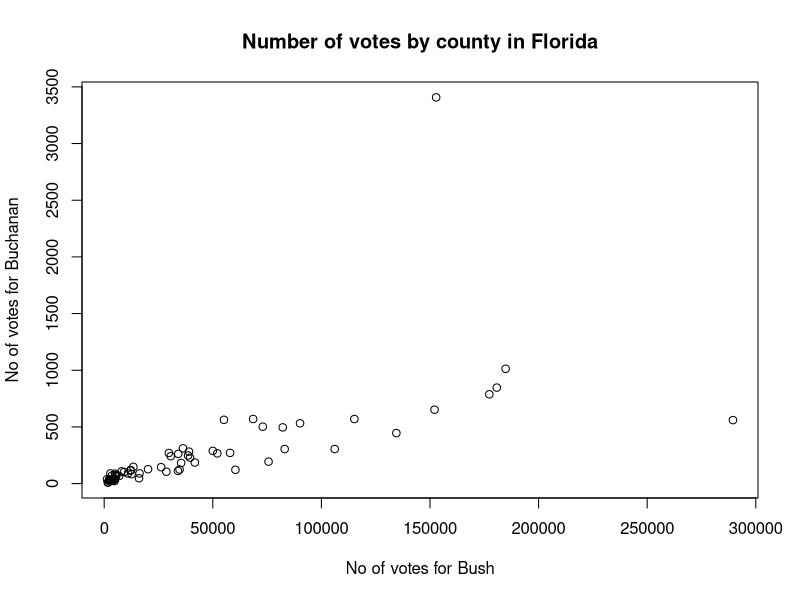
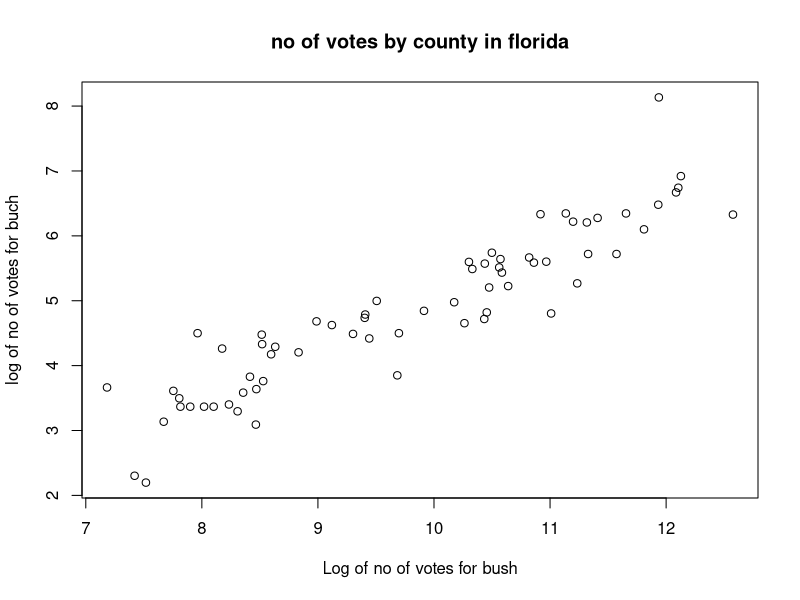
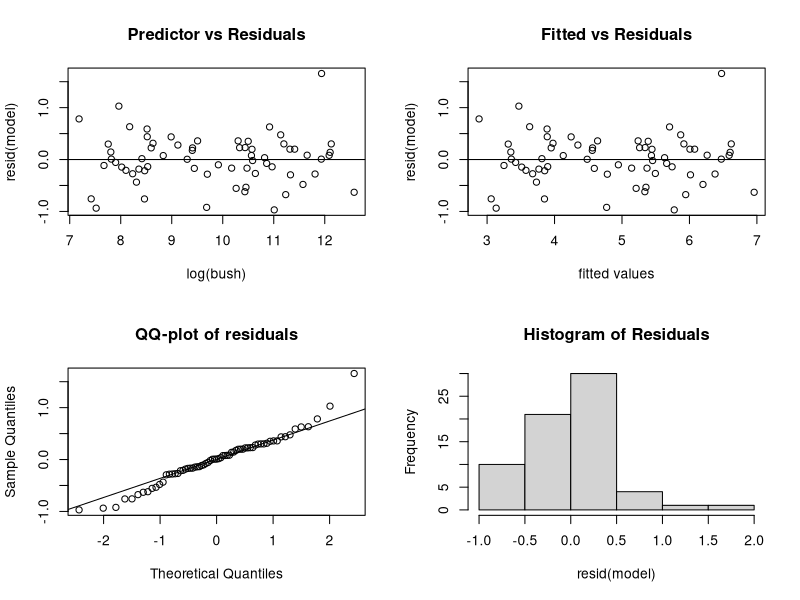

The R script that drew these images, in order:


############Analysis of the 2000 U.S. Presidential Election Results in Florida

#In 2000 Bush and Gore were the main candidates for President in the U.S. Buchanan, a strongly conservative candidate, was also on the ballot. In the state of Florida, Bush and Gore essentially tied, hence the counts were examined carefully county by county. 

#Palm Beach County exhibited strange results. Even though the people in this county are not conservative, many votes were cast for Buchanan. Examination of the voting ballot revealed that it was easy to mistakenly vote for Buchanan (a conservative candidate) when intending to vote for Gore. We will thus predict whether those who voted for Buchanan were indeed going for a conservative candidate.
#Review the 2000 election results in Florida, focusing on the application of identifying outliers in simple linear regression and its implications

#Read data with read.table R command which is used for reading Ascii files
elections = read.table("elections-2.txt",header = TRUE)
#check the data content
elections[1:4,]
#The data file includes many other variables characterizing the counties. We will focus only on the number of votes in this analysis.

#Extract the no of votes for each candidates
buch <- elections$buch
bush <- elections$bush

#Visualize the relationship between no of votes between buchanan and Bush
plot(bush,buch, xlab = "No of votes for Bush",ylab="No of votes for Buchanan",main = "Number of votes by county in Florida")

# Generally, the votes for bush increase as votes for Buchanan increase.
# It appears to be fairly linear, but with slight curviture.
# There are a couple of outliers.

cor(buch,bush)
# I would say that the line appears to be curvilinear and therefore
# simple linear regressions would not capture the non-linearities.
# However there does appear to be a linear relationship, positive, that
# is supported by the correlation and visual inspection of the
# scatter plot.

#Linearity Assumption:
#The scatterplot shows a strong positive relationship between the number of votes for the two candidates except for two outliers, one corresponding to the Palm Beach county. The correlation is high also (0.625).
#Curvature in the relationship – consider transformations

#linearity using Transformation 
### Transform both variables using the log-transformation
plot(log(bush),log(buch),xlab="Log of no of votes for bush",ylab = "log of no of votes for buch"
     ,main = "no of votes by county in florida")
cor(log(bush),log(buch))

#The linear relationship has improved with the transformations
#The correlation has increased from 0.625 to 0.922
#We will perform the regression analysis using the transformed data

#Fit a model
model <- lm(log(buch)~log(bush),data = elections)
summary(model)
##### model interpretation
## obtain estimated coefficient
betas = coef(model)
betas
# Interpretation
# as number of votes for bush increase by 1% the expected % increase
# of votes for buch is 0.756, and the standard error is .03934

## Confidence intervals for the coefficients
confint(model)

#residual analysis

par(mfrow=c(2,2))
plot(log(bush),resid(model),main="Predictor vs Residuals")
abline(0,0)

plot(fitted(model),resid(model),main = "Fitted vs Residuals",xlab = "fitted values")
abline(0,0)

qqnorm(resid(model),main = "QQ-plot of residuals")
qqline(resid(model))
hist(resid(model),main = "Histogram of Residuals")


## Validity of linear assumption, by plot 1, validated.
# Looks like maybe one outlier, 2,3,4.
# Normality of Errors plot 3,4 looks like there is a negative outlier by QQ and hist
# Hetero sekdasticity. Plot 2. Appears fairly constant, excepting a couple negative outliers

#Is palm beach an outlier?

## omit palm beach
model.red = lm(log(buch[-50])~log(bush[-50]))
summary(model.red)
# The slope and intercept term both change.
# In the model dropping PB the intercept is higher.
# Hoever the confidence intervals overlap => no real change in slope.
# Residuals are similar. QQ plot slightly better. The large negative resid is gone
# removing some of the skew in the distribution.

#Obtain the predicted vote count for Palm Beach given the fitted model without
new = data.frame(bush = bush[50])
## The difference between predicted on the original scale and the observed vote count 
buch[50 ]-exp(predict(model.red,new))

#Prediction Confidence Interval for log(vote count) 
predict(model.red,new,interval='prediction',level=.95)
## Prediction Confidence Interval on the original scale 
exp(predict(model.red,new,interval='prediction',level=.95))
#Is the observed vote count in the prediction interval?
buch[50]  

## Therefore, what we can say is that it is likely that Palm Beach is a different community
# That comes from a different model than the rest of the 

####### Interpretation 
#The difference between predicted and observed vote count for Bush in the Palm Beach county is 2809.
#The upper bound of the prediction confidence interval for the vote count is 1412 which is much lower than the observed vote count, 3407.
#While a difference of 2809 votes is not large given the total U.S. votes, this was particularly decisive for the 2000 elections. 
#Recall that George W. Bush won Florida by a margin of 537 votes. 

#############Summary
#Using simple linear regression, demonstrated that one important county in Florida was an outlier in the  2000 presidential election due to its ballot, indicating the potential of this discovery on the election results. 
